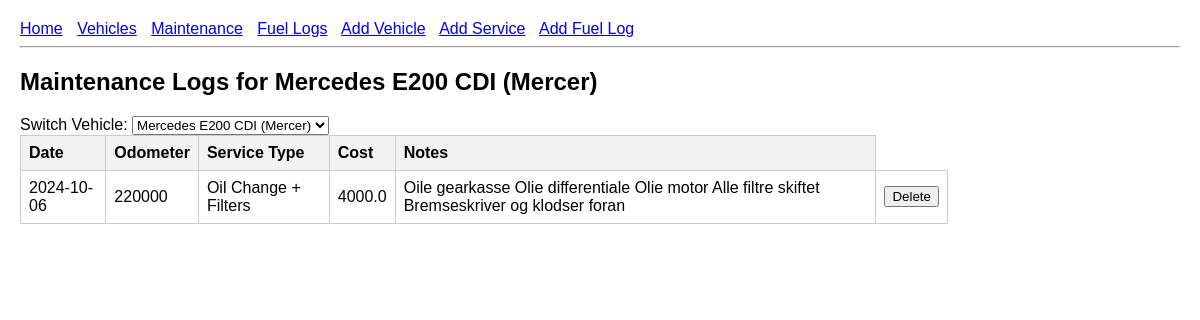
Screenshot of /vehicles/1/maintenance_logs with the database file from the repository.
### app.py (models this page shows)
class Vehicle(db.Model):
    id = db.Column(db.Integer, primary_key=True)
    make = db.Column(db.String(50), nullable=False)
    model = db.Column(db.String(50), nullable=False)
    year = db.Column(db.Integer, nullable=False)
    nickname = db.Column(db.String(50), nullable=True)
    notes = db.Column(db.Text, nullable=True)

class Maintenance(db.Model):
    id = db.Column(db.Integer, primary_key=True)
    vehicle_id = db.Column(db.Integer, db.ForeignKey('vehicle.id'), nullable=False)
    date = db.Column(db.Date, nullable=False)
    odometer = db.Column(db.Integer, nullable=False)
    service_type = db.Column(db.String(100), nullable=False)
    cost = db.Column(db.Float, nullable=False)
    notes = db.Column(db.Text, nullable=True)

### app.py (the view)
@app.route('/vehicles/<int:vehicle_id>/maintenance_logs')
def maintenance_logs(vehicle_id):
    vehicle = Vehicle.query.get_or_404(vehicle_id)
    logs = Maintenance.query.filter_by(vehicle_id=vehicle_id).all()
    all_vehicles = Vehicle.query.all()
    return render_template(
        'maintenance_logs.html',
        vehicle=vehicle,
        logs=logs,
        all_vehicles=all_vehicles
        )

### templates/maintenance_logs.html
{% extends "base.html" %} {% block content %}
<h2>
  Maintenance Logs for {{ vehicle.make }} {{ vehicle.model }} ({{
  vehicle.nickname }})
</h2>
<form method="GET" action="{{ url_for('maintenance_logs', vehicle_id=vehicle.id) }}">
    <label>Switch Vehicle:</label>
    <select onchange="location = '/vehicles/' + this.value + '/maintenance_logs'">
        {% for v in all_vehicles %}
            <option value="{{ v.id }}" {% if v.id == vehicle.id %}selected{% endif %}>
                {{ v.make }} {{ v.model }} ({{ v.nickname }})
            </option>
        {% endfor %}
    </select>
</form>
{% if logs %}
<table>
  <tr>
    <th>Date</th>
    <th>Odometer</th>
    <th>Service Type</th>
    <th>Cost</th>
    <th>Notes</th>
  </tr>
  {% for log in logs %}
  <tr>
    <td>{{ log.date }}</td>
    <td>{{ log.odometer }}</td>
    <td>{{ log.service_type }}</td>
    <td>{{ log.cost }}</td>
    <td>{{ log.notes }}</td>
    <td>
        <form method="POST" action="{{ url_for('delete_maintenance', log_id=log.id) }}" style="display:inline;">
            <button type="submit" onclick="return confirm('Are you sure you want to delete this entry?');">Delete</button>
        </form>
    </td>
  </tr>
  {% endfor %}
</table>
{% else %}
<p>No maintenance logs found.</p>
{% endif %} {% endblock %}

### templates/base.html (style rules this page uses)
body { font-family: Arial, sans-serif; margin: 20px; }
table { border-collapse: collapse; width: 80%; }
th, td { border: 1px solid #ccc; padding: 8px; text-align: left; }
th { background-color: #f2f2f2; }

### rows the page displays
Vehicle: make "Mercedes", model "E200 CDI", nickname "Mercer"
Maintenance: date "2024-10-06", odometer "220000", service_type "Oil Change + Filters", cost "4000.0", notes "Oile gearkasse Olie differentiale Olie motor Alle filtre skiftet Bremseskriver og klodser foran"

### other values shown
form field value "Mercedes E200 CDI (Mercer)"
